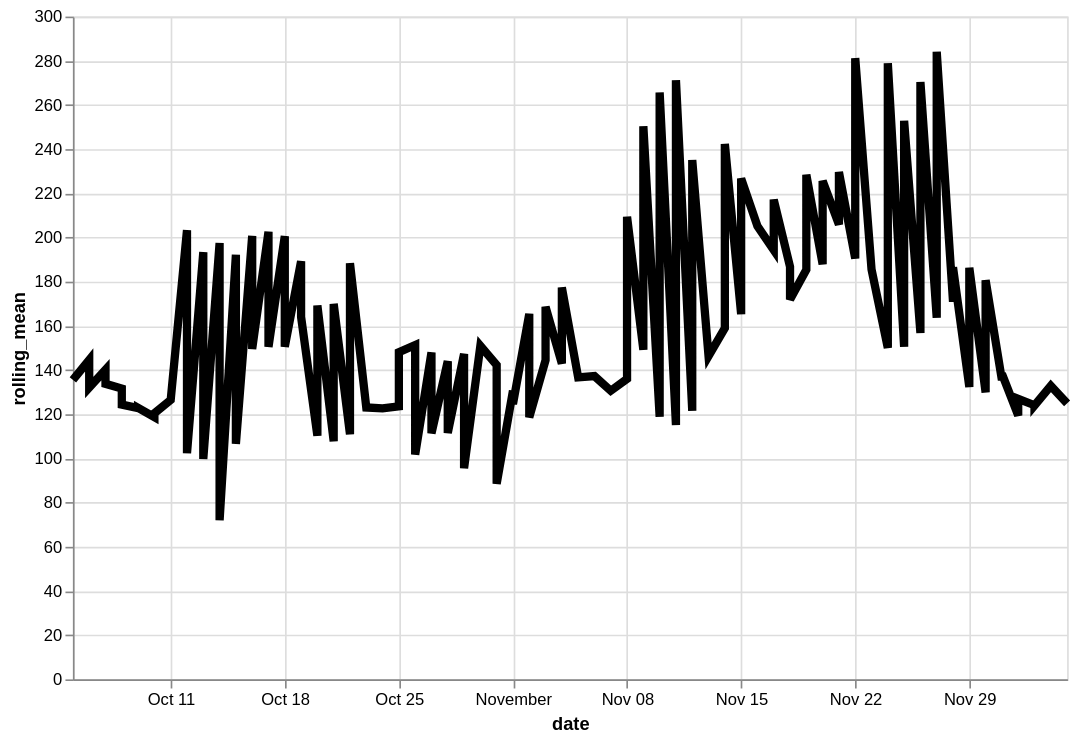

Specify this chart in Vega-Lite:
### Vega-Lite specification from a JSON file in a GitHub repository (floating-point values rounded to 4 significant figures)
{"config": {"view": {"continuousWidth": 400, "continuousHeight": 300}}, "data": {"name": "data-fe3a2b6b773f451823f6400f34e919d9"}, "mark": {"type": "line", "color": "black", "size": 5}, "encoding": {"x": {"type": "temporal", "field": "date"}, "y": {"type": "quantitative", "field": "rolling_mean"}}, "height": 400, "transform": [{"window": [{"op": "mean", "field": "price", "as": "rolling_mean"}], "frame": [-4, 3]}], "width": 600, "$schema": "https://vega.github.io/schema/vega-lite/v4.8.1.json", "datasets": {"data-fe3a2b6b773f451823f6400f34e919d9": [{"item": "Other", "date": "2020-10-06", "price": 145.1}, {"item": "Other", "date": "2020-10-07", "price": 212.2}, {"item": "Other", "date": "2020-10-08", "price": 178.7}, {"item": "Other", "date": "2020-10-09", "price": 42.5}, {"item": "Other", "date": "2020-10-10", "price": 122.5}, {"item": "Other", "date": "2020-10-11", "price": 88.89}, {"item": "Other", "date": "2020-10-12", "price": 69.58}, {"item": "Other", "date": "2020-10-13", "price": 90.0}, {"item": "Other", "date": "2020-10-14", "price": 207.4}, {"item": "Other", "date": "2020-10-15", "price": 827.0}, {"item": "Other", "date": "2020-10-16", "price": 99.0}, {"item": "Other", "date": "2020-10-17", "price": 75.33}, {"item": "Other", "date": "2020-10-18", "price": 80.28}, {"item": "Other", "date": "2020-10-19", "price": 157.1}, {"item": "Other", "date": "2020-10-20", "price": 84.65}, {"item": "Other", "date": "2020-10-21", "price": 74.21}, {"item": "Other", "date": "2020-10-22", "price": 116.5}, {"item": "Other", "date": "2020-10-23", "price": 195.1}, {"item": "Other", "date": "2020-10-24", "price": 78.76}, {"item": "Other", "date": "2020-10-25", "price": 100.6}, {"item": "Other", "date": "2020-10-26", "price": 177.7}, {"item": "Other", "date": "2020-10-27", "price": 153.7}, {"item": "Other", "date": "2020-10-28", "price": 92.07}, {"item": "Other", "date": "2020-10-29", "price": 296.3}, {"item": "Other", "date": "2020-10-30", "price": 89.66}, {"item": "Other", "date": "2020-10-31", "price": 163.2}, {"item": "Other", "date": "2020-11-01", "price": 105.2}, {"item": "Other", "date": "2020-11-02", "price": 129.7}, {"item": "Other", "date": "2020-11-03", "price": 108.0}, {"item": "Other", "date": "2020-11-04", "price": 60.57}, {"item": "Other", "date": "2020-11-05", "price": 370.8}, {"item": "Other", "date": "2020-11-06", "price": 128.8}, {"item": "Other", "date": "2020-11-07", "price": 77.28}, {"item": "Other", "date": "2020-11-08", "price": 113.1}, {"item": "Other", "date": "2020-11-09", "price": 110.1}, {"item": "Other", "date": "2020-11-10", "price": 76.53}, {"item": "Other", "date": "2020-11-11", "price": 150.8}, {"item": "Other", "date": "2020-11-12", "price": 166.0}, {"item": "Other", "date": "2020-11-13", "price": 128.5}, {"item": "Other", "date": "2020-11-14", "price": 98.99}, {"item": "Other", "date": "2020-11-15", "price": 128.4}, {"item": "Other", "date": "2020-11-16", "price": 311.6}, {"item": "Other", "date": "2020-11-17", "price": 210.8}, {"item": "Other", "date": "2020-11-18", "price": 127.4}, {"item": "Other", "date": "2020-11-19", "price": 469.7}, {"item": "Other", "date": "2020-11-20", "price": 79.4}, {"item": "Other", "date": "2020-11-21", "price": 68.17}, {"item": "Other", "date": "2020-11-22", "price": 88.12}, {"item": "Other", "date": "2020-11-23", "price": 147.7}, {"item": "Other", "date": "2020-11-24", "price": 455.7}, {"item": "Other", "date": "2020-11-25", "price": 87.71}, {"item": "Other", "date": "2020-11-26", "price": 87.94}, {"item": "Other", "date": "2020-11-27", "price": 185.8}, {"item": "Other", "date": "2020-11-28", "price": 83.42}, {"item": "Other", "date": "2020-11-29", "price": 118.0}, {"item": "Other", "date": "2020-11-30", "price": 143.3}, {"item": "Other", "date": "2020-12-01", "price": 205.3}, {"item": "Other", "date": "2020-12-02", "price": 147.5}, {"item": "Other", "date": "2020-12-03", "price": 68.06}, {"item": "Other", "date": "2020-12-04", "price": 132.4}, {"item": "Other", "date": "2020-12-05", "price": 57.27}, {"item": "Other", "date": "2020-10-05", "price": 120.7}, {"item": "Other", "date": "2020-10-06", "price": 188.3}, {"item": "Other", "date": "2020-10-07", "price": 80.0}, {"item": "Other", "date": "2020-10-08", "price": 290.0}, {"item": "Other", "date": "2020-10-09", "price": 120.0}, {"item": "Other", "date": "2020-10-10", "price": 81.33}, {"item": "Other", "date": "2020-10-12", "price": 57.48}, {"item": "Other", "date": "2020-10-13", "price": 45.0}, {"item": "Other", "date": "2020-10-14", "price": 101.7}, {"item": "Other", "date": "2020-10-15", "price": 43.33}, {"item": "Other", "date": "2020-10-16", "price": 59.5}, {"item": "Other", "date": "2020-10-17", "price": 67.5}, {"item": "Other", "date": "2020-10-18", "price": 397.2}, {"item": "Other", "date": "2020-10-19", "price": 425.0}, {"item": "Other", "date": "2020-10-20", "price": 65.0}, {"item": "Other", "date": "2020-10-21", "price": 45.0}, {"item": "Other", "date": "2020-10-22", "price": 210.0}, {"item": "Other", "date": "2020-10-25", "price": 85.0}, {"item": "Other", "date": "2020-10-26", "price": 65.0}, {"item": "Other", "date": "2020-10-27", "price": 215.0}, {"item": "Other", "date": "2020-10-28", "price": 75.0}, {"item": "Other", "date": "2020-10-29", "price": 53.88}, {"item": "Other", "date": "2020-10-31", "price": 142.3}, {"item": "Other", "date": "2020-11-01", "price": 46.0}, {"item": "Other", "date": "2020-11-02", "price": 82.25}, {"item": "Other", "date": "2020-11-03", "price": 29.0}, {"item": "Other", "date": "2020-11-04", "price": 354.0}, {"item": "Other", "date": "2020-11-08", "price": 166.7}, {"item": "Other", "date": "2020-11-09", "price": 475.0}, {"item": "Other", "date": "2020-11-10", "price": 124.0}, {"item": "Other", "date": "2020-11-11", "price": 398.3}, {"item": "Other", "date": "2020-11-12", "price": 373.3}, {"item": "Other", "date": "2020-11-14", "price": 205.0}, {"item": "Other", "date": "2020-11-15", "price": 73.0}, {"item": "Other", "date": "2020-11-17", "price": 65.0}, {"item": "Other", "date": "2020-11-18", "price": 225.0}, {"item": "Other", "date": "2020-11-19", "price": 350.0}, {"item": "Other", "date": "2020-11-20", "price": 47.5}, {"item": "Other", "date": "2020-11-21", "price": 37.0}, {"item": "Other", "date": "2020-11-22", "price": 825.0}, {"item": "Other", "date": "2020-11-24", "price": 182.5}, {"item": "Other", "date": "2020-11-25", "price": 105.0}, {"item": "Other", "date": "2020-11-26", "price": 477.5}, {"item": "Other", "date": "2020-11-27", "price": 206.2}, {"item": "Other", "date": "2020-11-28", "price": 142.0}, {"item": "Other", "date": "2020-11-29", "price": 187.5}, {"item": "Other", "date": "2020-11-30", "price": 146.7}, {"item": "Other", "date": "2020-12-01", "price": 45.0}, {"item": "Other", "date": "2020-12-02", "price": 180.6}, {"item": "Other", "date": "2020-12-03", "price": 60.0}]}}
